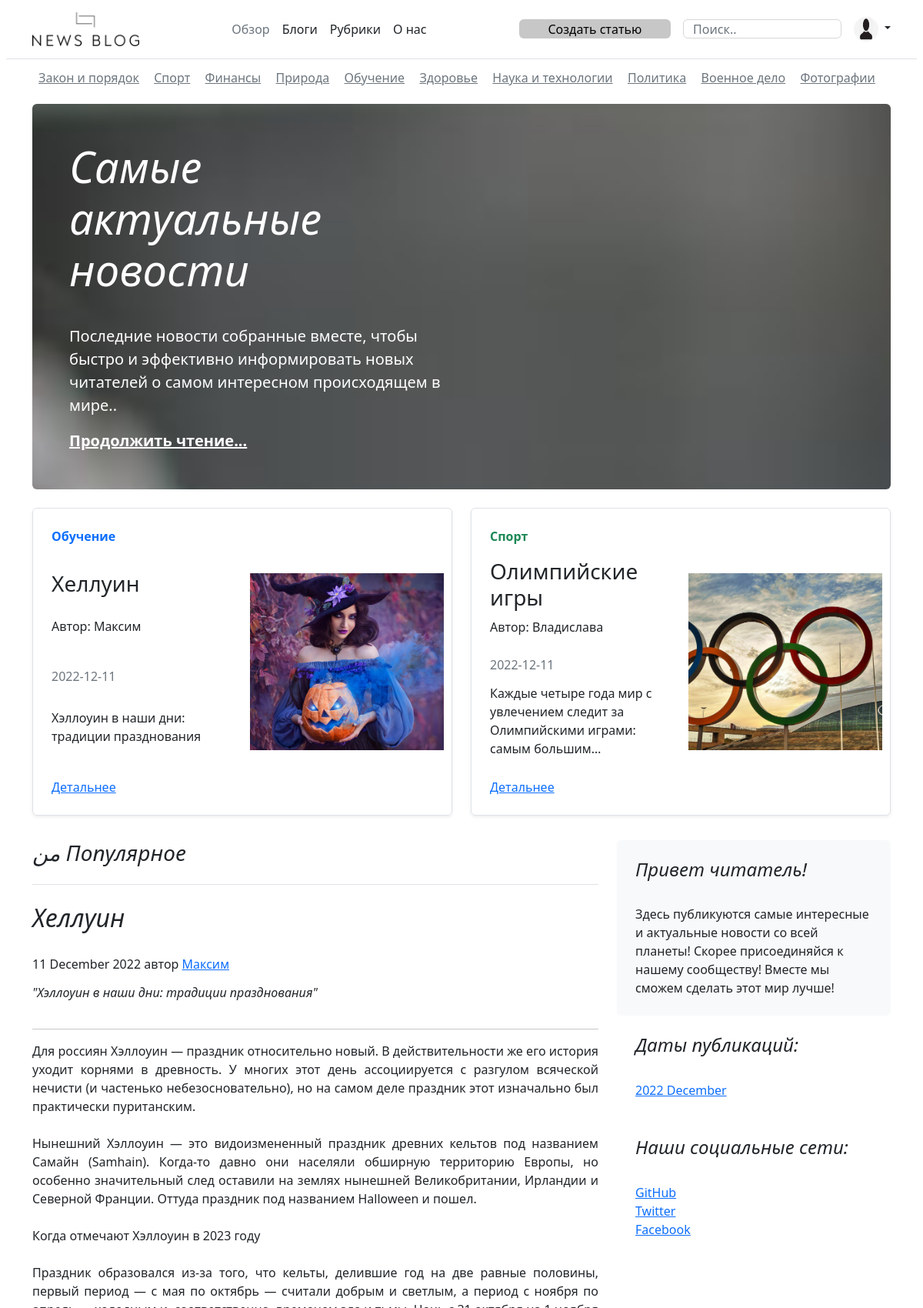
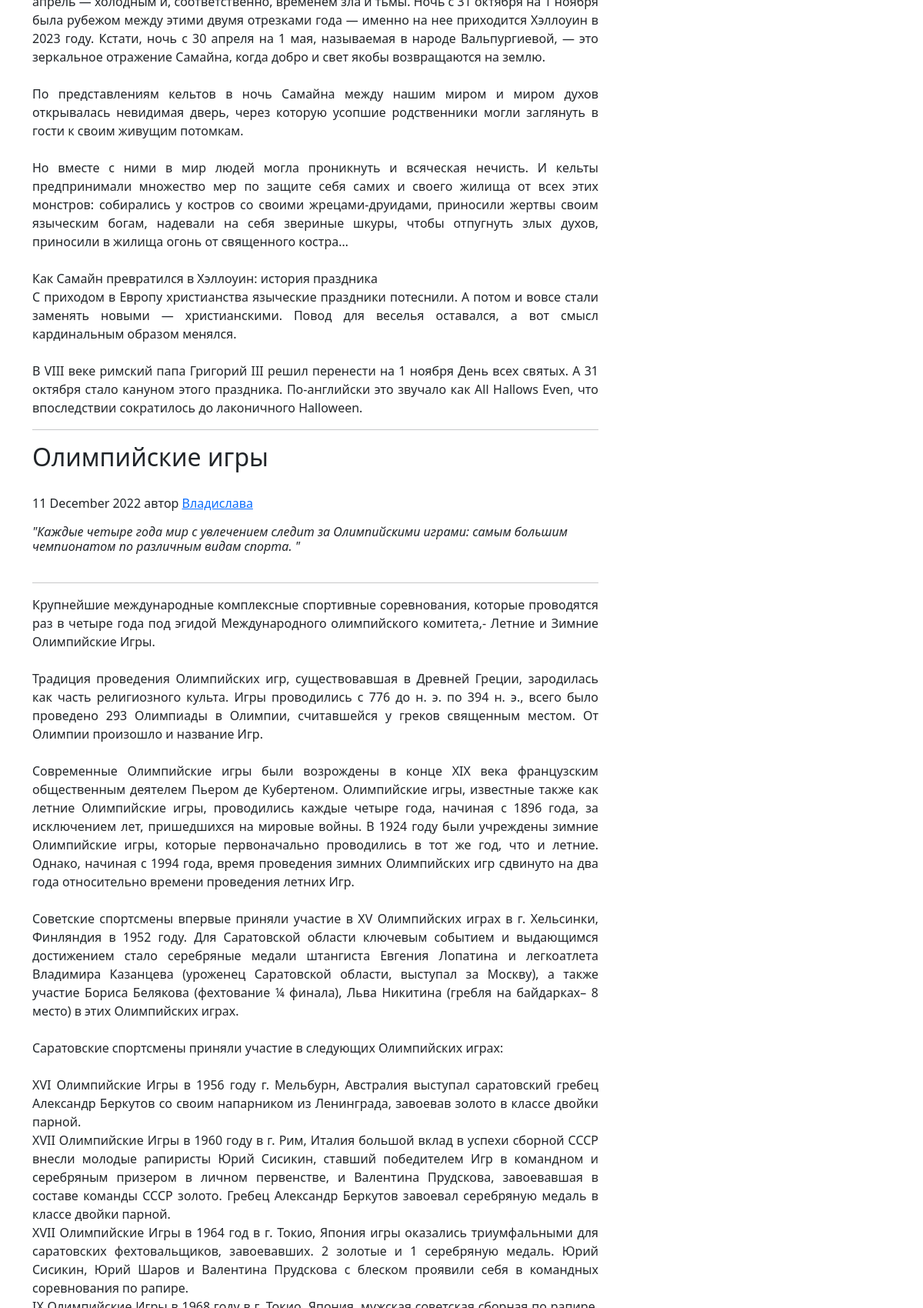
The page /home (upper part) on the database its author committed (2 pictures, top to bottom).
### app.py (models this page shows, shortened)
class Article(db.Model):
    id = db.Column(db.Integer, primary_key=True)
    title = db.Column(db.String(300), nullable=False)
    intro = db.Column(db.String(100), nullable=False)
    text = db.Column(db.Text, nullable=False)
    heading = db.Column(db.String(100), nullable=False)
    date = db.Column(db.DateTime, default=datetime.utcnow)
    imgpath = db.Column(db.String(300), nullable=True)
    author = db.Column(db.String(300),  nullable=False)
    private = db.Column(db.String(100))

### app.py (the view)
@app.route('/')
@app.route('/home')
def index():
    articles = Article.query.order_by(Article.date.desc()).all()
    if len(articles) > 1:
        articles_list = list()
        for article in articles:
            articles_list.append(article)
        article1 = articles_list[len(articles_list) - 1]
        article2 = articles_list[len(articles_list) - 2]
        uniquedates = set()
        for article in articles:
            date = article.date.strftime("%Y %B")
            uniquedates.add(date)
        monthsyears = sorted(uniquedates)
        return render_template("index.html", articles=articles, article1=article1, article2=article2,
                               monthsyears=monthsyears)
    else:
        return render_template("index.html")

### templates/index.html (shortened to what this page needs)
{% extends 'base.html' %}
{% block body %}
<main class="container">
    <div class="nav-scroller py-1 mb-2">
        <nav class="nav d-flex justify-content-between container">
            <a class="p-2 link-secondary" href="/headings_law">Закон и порядок</a>
            <a class="p-2 link-secondary" href="/headings_sport">Спорт</a>
            <a class="p-2 link-secondary" href="/headings_finance">Финансы</a>
            <a class="p-2 link-secondary" href="/headings_nature">Природа</a>
            <a class="p-2 link-secondary" href="/headings_learning">Обучение</a>
            <a class="p-2 link-secondary" href="/headings_health">Здоровье</a>
            <a class="p-2 link-secondary" href="/headings_science">Наука и технологии</a>
            <a class="p-2 link-secondary" href="/headings_politic">Политика</a>
            <a class="p-2 link-secondary" href="/headings_army">Военное дело</a>
            <a class="p-2 link-secondary" href="/headings_photography">Фотографии</a>
        </nav>
    </div>
    <div class="p-4 p-md-5 mb-4 rounded text-bg-dark">
        <div class="col-md-6 px-0">
            <h1 class="display-4 fst-italic">Самые актуальные новости</h1>
            <p class="lead my-3">Последние новости собранные вместе, чтобы быстро и эффективно информировать новых
                читателей о самом интересном происходящем в мире..</p>
            <p class="lead mb-0"><a href="/posts" class="text-white fw-bold">Продолжить чтение...</a></p>
        </div>
    </div>
    {% if articles|length > 0 %}
    <div class="card-place">
        <div class="index-main-card">
            <div class="index-card">
                <div class="index-card-text">
                    <strong class="d-inline-block mb-2 text-primary">{{ article1.heading }}</strong>
                    <h3 class="mb-0">{{ article1.title }}</h3>
                    <p class="intro-author"> Автор: {{ article1.author }}</p>
                    <div class="mb-1 text-muted">{{ article1.date.date() }}</div>
                    <p class="text-index-preview-card">{{ article1.intro }}</p>
                    <a href="/posts/{{ article1.id }}" class="stretched-link">Детальнее</a>
                </div>
                <div class="img-index-preview-box">
                    <img class="bd-placeholder-img" width="200" height="250" src='{{ article1.imgpath }}'
                         role="img">
                </div>
            </div>
        </div>
        <div class="index-main-card">
            <div class="index-card">
                <div class="index-card-text">
                    <strong class="d-inline-block mb-2 text-success">{{ article2.heading }}</strong>
                    <h3 class="mb-0">{{ article2.title }}</h3>
                    <p class="intro-author"> Автор: {{ article2.author }}</p>
                    <div class="mb-1 text-muted">{{ article1.date.date() }}</div>
                    <p class="text-index-preview-card">{{ article2.intro }}</p>
                    <a href="/posts/{{ article2.id }}" class="stretched-link">Детальнее</a>
                </div>
                <div class="img-index-preview-box">
                    <img class="bd-placeholder-img" width="200" height="250" src="{{ article2.imgpath }}"
                         role="img">
                </div>
            </div>
        </div>
    </div>
    {% endif %}
    <div class="row">
        <div class="col-md-8">
            <h3 class="pb-4 mb-4 fst-italic border-bottom">
                من Популярное
            </h3>
            {% if articles|length > 0 %}
            <article class="blog-post">
                <h2 class="blog-post-title mb-1"><em>{{ article1.title }}</em></h2>
                <br>
                <p class="blog-post-meta">{{ article1.date.strftime("%d %B %Y") }} автор <a href="/profile/{{ article1.author }}">{{ article1.author }}</a></p>
                <h6><em>"{{ article1.intro}}"</em></h6>
                <hr>
                <p class="blog-text">{{ article1.text }}</p>
            </article>
            <article class="blog-post">
                <hr>
                <h2 class="blog-post-title mb-1">{{ article2.title }}</h2>
                <br>
                <p class="blog-post-meta">{{ article2.date.strftime("%d %B %Y") }} автор <a href="/profile/{{ article2.author }}">{{ article2.author }}</a></p>
                <h6><em>"{{ article2.intro}}"</em></h6>
                <hr>
                <p class="blog-text">{{ article2.text }}</p>
            </article>
            {% else %}
            <p>У нас ещё нет статей на сайте</p>
            {% endif %}
        </div>
        <div class="col-md-4">
            <div class="position-sticky" style="top: 2rem;">
                <div class="p-4 mb-3 bg-light rounded">
                    <h4 class="fst-italic">Привет читатель!</h4>
                    <p class="mb-0">Здесь публикуются самые интересные и актуальные новости со всей планеты!
                        Скорее присоединяйся к нашему сообществу! Вместе мы сможем сделать этот мир лучше!</p>
                </div>
                <div class="p-4">
                    <h4 class="fst-italic">Даты публикаций:</h4>
                    {% if articles|length > 0 %}
                    {% for date in monthsyears %}
                    <ol class="list-unstyled mb-0">
                        <li><a href="#">{{ date }}</a></li>
                    </ol>
                    {% endfor %}
                    {% else %}
                    <p>У нас ещё нет статей на сайте</p>
                    {% endif %}
                </div>
                <div class="p-4">
                    <h4 class="fst-italic">Наши социальные сети:</h4>
                    <ol class="list-unstyled">
                        <li><a href="#">GitHub</a></li>
                        <li><a href="#">Twitter</a></li>
                        <li><a href="#">Facebook</a></li>
                    </ol>
                </div>
            </div>
        </div>
    </div>
</main>
{% endblock %}

### templates/base.html (shortened to what this page needs)
<!doctype html>
<html lang="ru">
<head>
    <link rel="stylesheet" href="{{ url_for('static', filename='css/main.css')}}">
</head>
<body>
<header class="p-3 mb-3 border-bottom">
    <div class="container">
        <div class="d-flex flex-wrap align-items-center justify-content-center justify-content-lg-start">
            <a href="/" class="d-flex align-items-center mb-2 mb-lg-0 text-dark text-decoration-none">
                <img class=img_logo1 src="/static\img\NEWS BLOG_free-file (1).png" id="bootstrap" title="piedpiper"
                     alt="Лого1" aria-label="Bootstrap">
            </a>
            <ul class="nav col-12 col-lg-auto me-lg-auto mb-2 justify-content-center mb-md-0">
                <li><a href="/" class="nav-link px-2 link-secondary">Обзор</a></li>
                <li><a href="/posts" class="nav-link px-2 link-dark">Блоги</a></li>
                <li><a href="/headings" class="nav-link px-2 link-dark">Рубрики</a></li>
                <li><a href="/about" class="nav-link px-2 link-dark">О нас</a></li>
            </ul>
            <form class="col-12 col-lg-auto mb-3 mb-lg-0 me-lg-3" role="search">
                <a href="/create-article" class="btn btn-warning">Создать статью</a>
                <input type="search" class="form-control" placeholder="Поиск.." aria-label="Search">
            </form>
            {% if current_user.is_authenticated %}
            <div class="dropdown text-end">
                <a href="#" class="d-block link-dark text-decoration-none dropdown-toggle" data-bs-toggle="dropdown"
                   aria-expanded="false">
                    <img src='/{{ current_user.imgpath }}' alt="mdo" width="32" height="32"
                         class="rounded-circle">
                </a>
                <ul class="dropdown-menu text-small">
                    <li><a class="dropdown-item" href="/create-article">Новая статья...</a></li>
                    <li><a class="dropdown-item" href="/profile_settings/{{ current_user.name }}">Настройки</a></li>
                    <li><a class="dropdown-item" href="/private_profile">Профиль</a></li>
                    <hr class="dropdown-divider">
                    <li><a class="dropdown-item" href="{{ url_for('logout') }}">Выйти</a></li>
                </ul>
            </div>
            {% else %}
            <div class="dropdown text-end">
                <a href="#" class="d-block link-dark text-decoration-none dropdown-toggle" data-bs-toggle="dropdown"
                   aria-expanded="false">
                    <img src="static\img\qwert.jpg" alt="mdo" width="32" height="32"
                         class="rounded-circle">
                </a>
            </div>
            {% endif %}
        </div>
    </div>
</header>
{% block body %}{% endblock %}
</body>
</html>

### rows shown on the page
Article: heading "Обучение", title "Хеллуин", author "Максим", date "2022-12-11", intro "Хэллоуин в наши дни: традиции празднования", date "11 December 2022", text "Для россиян Хэллоуин — праздник относительно новый. В действительности же его история уходит корнями в древность. У многих этот день ассоциируется с разгулом всяческой нечисти (и частенько небезосновательно), но на самом деле праздник этот изначально был практически пуританским. Нынешний Хэллоуин — это видоизмененный праздник древних кельтов под названием Самайн (Samhain). Когда-то давно они населяли обширную территорию Европы, но особенно значительный след оставили на землях нынешней Великобритании, Ирландии и Северной Франции. Оттуда праздник под названием Halloween и пошел. Когда отмечают Хэллоуин в 2023 году Праздник образовался из-за того, что кельты, делившие год на две равные…"
Article: heading "Спорт", title "Олимпийские игры", author "Владислава", intro "Каждые четыре года мир с увлечением следит за Олимпийскими играми: самым…", date "11 December 2022", intro "Каждые четыре года мир с увлечением следит за Олимпийскими играми: самым большим чемпионатом по различным видам спорта."

### other values the page prints
{{ date }} "2022 December"
